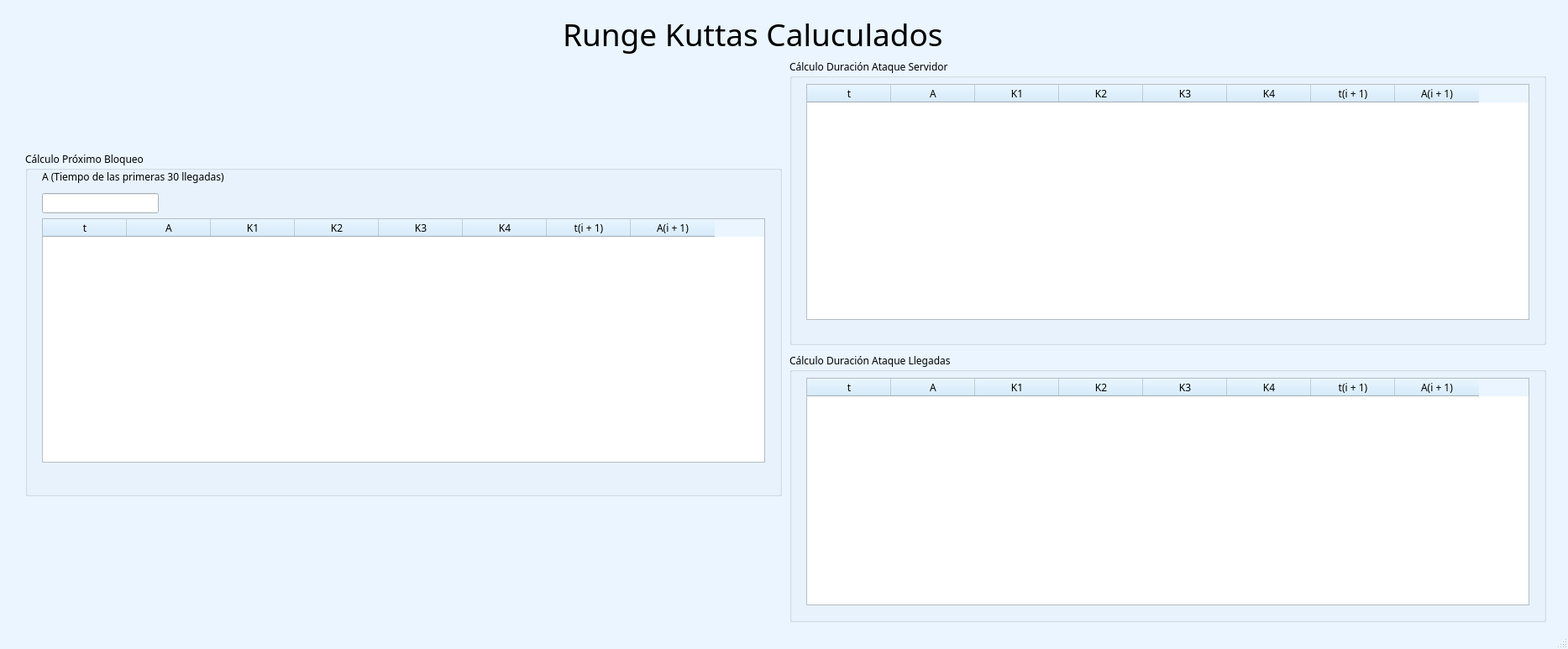
<?xml version="1.0" encoding="UTF-8"?>
<ui version="4.0">
 <class>MainWindow</class>
 <widget class="QMainWindow" name="MainWindow">
  <property name="geometry">
   <rect>
    <x>0</x>
    <y>0</y>
    <width>1867</width>
    <height>773</height>
   </rect>
  </property>
  <property name="minimumSize">
   <size>
    <width>1200</width>
    <height>773</height>
   </size>
  </property>
  <property name="maximumSize">
   <size>
    <width>16777215</width>
    <height>9999999</height>
   </size>
  </property>
  <property name="palette">
   <palette>
    <active>
     <colorrole role="WindowText">
      <brush brushstyle="SolidPattern">
       <color alpha="255">
        <red>0</red>
        <green>0</green>
        <blue>0</blue>
       </color>
      </brush>
     </colorrole>
     <colorrole role="Button">
      <brush brushstyle="SolidPattern">
       <color alpha="255">
        <red>206</red>
        <green>234</green>
        <blue>255</blue>
       </color>
      </brush>
     </colorrole>
     <colorrole role="Light">
      <brush brushstyle="SolidPattern">
       <color alpha="255">
        <red>255</red>
        <green>255</green>
        <blue>255</blue>
       </color>
      </brush>
     </colorrole>
     <colorrole role="Midlight">
      <brush brushstyle="SolidPattern">
       <color alpha="255">
        <red>211</red>
        <green>222</green>
        <blue>227</blue>
       </color>
      </brush>
     </colorrole>
     <colorrole role="Dark">
      <brush brushstyle="SolidPattern">
       <color alpha="255">
        <red>103</red>
        <green>117</green>
        <blue>127</blue>
       </color>
      </brush>
     </colorrole>
     <colorrole role="Mid">
      <brush brushstyle="SolidPattern">
       <color alpha="255">
        <red>208</red>
        <green>221</green>
        <blue>239</blue>
       </color>
      </brush>
     </colorrole>
     <colorrole role="Text">
      <brush brushstyle="SolidPattern">
       <color alpha="255">
        <red>0</red>
        <green>0</green>
        <blue>0</blue>
       </color>
      </brush>
     </colorrole>
     <colorrole role="BrightText">
      <brush brushstyle="SolidPattern">
       <color alpha="255">
        <red>255</red>
        <green>255</green>
        <blue>255</blue>
       </color>
      </brush>
     </colorrole>
     <colorrole role="ButtonText">
      <brush brushstyle="SolidPattern">
       <color alpha="255">
        <red>0</red>
        <green>0</green>
        <blue>0</blue>
       </color>
      </brush>
     </colorrole>
     <colorrole role="Base">
      <brush brushstyle="SolidPattern">
       <color alpha="255">
        <red>255</red>
        <green>255</green>
        <blue>255</blue>
       </color>
      </brush>
     </colorrole>
     <colorrole role="Window">
      <brush brushstyle="SolidPattern">
       <color alpha="255">
        <red>234</red>
        <green>245</green>
        <blue>255</blue>
       </color>
      </brush>
     </colorrole>
     <colorrole role="Shadow">
      <brush brushstyle="SolidPattern">
       <color alpha="255">
        <red>0</red>
        <green>0</green>
        <blue>0</blue>
       </color>
      </brush>
     </colorrole>
     <colorrole role="AlternateBase">
      <brush brushstyle="SolidPattern">
       <color alpha="255">
        <red>230</red>
        <green>244</green>
        <blue>255</blue>
       </color>
      </brush>
     </colorrole>
     <colorrole role="ToolTipBase">
      <brush brushstyle="SolidPattern">
       <color alpha="255">
        <red>255</red>
        <green>255</green>
        <blue>220</blue>
       </color>
      </brush>
     </colorrole>
     <colorrole role="ToolTipText">
      <brush brushstyle="SolidPattern">
       <color alpha="255">
        <red>0</red>
        <green>0</green>
        <blue>0</blue>
       </color>
      </brush>
     </colorrole>
    </active>
    <inactive>
     <colorrole role="WindowText">
      <brush brushstyle="SolidPattern">
       <color alpha="255">
        <red>0</red>
        <green>0</green>
        <blue>0</blue>
       </color>
      </brush>
     </colorrole>
     <colorrole role="Button">
      <brush brushstyle="SolidPattern">
       <color alpha="255">
        <red>206</red>
        <green>234</green>
        <blue>255</blue>
       </color>
      </brush>
     </colorrole>
     <colorrole role="Light">
      <brush brushstyle="SolidPattern">
       <color alpha="255">
        <red>255</red>
        <green>255</green>
        <blue>255</blue>
       </color>
      </brush>
     </colorrole>
     <colorrole role="Midlight">
      <brush brushstyle="SolidPattern">
       <color alpha="255">
        <red>211</red>
        <green>222</green>
        <blue>227</blue>
       </color>
      </brush>
     </colorrole>
     <colorrole role="Dark">
      <brush brushstyle="SolidPattern">
       <color alpha="255">
        <red>103</red>
        <green>117</green>
        <blue>127</blue>
       </color>
      </brush>
     </colorrole>
     <colorrole role="Mid">
      <brush brushstyle="SolidPattern">
       <color alpha="255">
        <red>208</red>
        <green>221</green>
        <blue>239</blue>
       </color>
      </brush>
     </colorrole>
     <colorrole role="Text">
      <brush brushstyle="SolidPattern">
       <color alpha="255">
        <red>0</red>
        <green>0</green>
        <blue>0</blue>
       </color>
      </brush>
     </colorrole>
     <colorrole role="BrightText">
      <brush brushstyle="SolidPattern">
       <color alpha="255">
        <red>255</red>
        <green>255</green>
        <blue>255</blue>
       </color>
      </brush>
     </colorrole>
     <colorrole role="ButtonText">
      <brush brushstyle="SolidPattern">
       <color alpha="255">
        <red>0</red>
        <green>0</green>
        <blue>0</blue>
       </color>
      </brush>
     </colorrole>
     <colorrole role="Base">
      <brush brushstyle="SolidPattern">
       <color alpha="255">
        <red>255</red>
        <green>255</green>
        <blue>255</blue>
       </color>
      </brush>
     </colorrole>
     <colorrole role="Window">
      <brush brushstyle="SolidPattern">
       <color alpha="255">
        <red>234</red>
        <green>245</green>
        <blue>255</blue>
       </color>
      </brush>
     </colorrole>
     <colorrole role="Shadow">
      <brush brushstyle="SolidPattern">
       <color alpha="255">
        <red>0</red>
        <green>0</green>
        <blue>0</blue>
       </color>
      </brush>
     </colorrole>
     <colorrole role="AlternateBase">
      <brush brushstyle="SolidPattern">
       <color alpha="255">
        <red>230</red>
        <green>244</green>
        <blue>255</blue>
       </color>
      </brush>
     </colorrole>
     <colorrole role="ToolTipBase">
      <brush brushstyle="SolidPattern">
       <color alpha="255">
        <red>255</red>
        <green>255</green>
        <blue>220</blue>
       </color>
      </brush>
     </colorrole>
     <colorrole role="ToolTipText">
      <brush brushstyle="SolidPattern">
       <color alpha="255">
        <red>0</red>
        <green>0</green>
        <blue>0</blue>
       </color>
      </brush>
     </colorrole>
    </inactive>
    <disabled>
     <colorrole role="WindowText">
      <brush brushstyle="SolidPattern">
       <color alpha="255">
        <red>103</red>
        <green>117</green>
        <blue>127</blue>
       </color>
      </brush>
     </colorrole>
     <colorrole role="Button">
      <brush brushstyle="SolidPattern">
       <color alpha="255">
        <red>206</red>
        <green>234</green>
        <blue>255</blue>
       </color>
      </brush>
     </colorrole>
     <colorrole role="Light">
      <brush brushstyle="SolidPattern">
       <color alpha="255">
        <red>255</red>
        <green>255</green>
        <blue>255</blue>
       </color>
      </brush>
     </colorrole>
     <colorrole role="Midlight">
      <brush brushstyle="SolidPattern">
       <color alpha="255">
        <red>211</red>
        <green>222</green>
        <blue>227</blue>
       </color>
      </brush>
     </colorrole>
     <colorrole role="Dark">
      <brush brushstyle="SolidPattern">
       <color alpha="255">
        <red>103</red>
        <green>117</green>
        <blue>127</blue>
       </color>
      </brush>
     </colorrole>
     <colorrole role="Mid">
      <brush brushstyle="SolidPattern">
       <color alpha="255">
        <red>208</red>
        <green>221</green>
        <blue>239</blue>
       </color>
      </brush>
     </colorrole>
     <colorrole role="Text">
      <brush brushstyle="SolidPattern">
       <color alpha="255">
        <red>103</red>
        <green>117</green>
        <blue>127</blue>
       </color>
      </brush>
     </colorrole>
     <colorrole role="BrightText">
      <brush brushstyle="SolidPattern">
       <color alpha="255">
        <red>255</red>
        <green>255</green>
        <blue>255</blue>
       </color>
      </brush>
     </colorrole>
     <colorrole role="ButtonText">
      <brush brushstyle="SolidPattern">
       <color alpha="255">
        <red>103</red>
        <green>117</green>
        <blue>127</blue>
       </color>
      </brush>
     </colorrole>
     <colorrole role="Base">
      <brush brushstyle="SolidPattern">
       <color alpha="255">
        <red>234</red>
        <green>245</green>
        <blue>255</blue>
       </color>
      </brush>
     </colorrole>
     <colorrole role="Window">
      <brush brushstyle="SolidPattern">
       <color alpha="255">
        <red>234</red>
        <green>245</green>
        <blue>255</blue>
       </color>
      </brush>
     </colorrole>
     <colorrole role="Shadow">
      <brush brushstyle="SolidPattern">
       <color alpha="255">
        <red>0</red>
        <green>0</green>
        <blue>0</blue>
       </color>
      </brush>
     </colorrole>
     <colorrole role="AlternateBase">
      <brush brushstyle="SolidPattern">
       <color alpha="255">
        <red>206</red>
        <green>234</green>
        <blue>255</blue>
       </color>
      </brush>
     </colorrole>
     <colorrole role="ToolTipBase">
      <brush brushstyle="SolidPattern">
       <color alpha="255">
        <red>255</red>
        <green>255</green>
        <blue>220</blue>
       </color>
      </brush>
     </colorrole>
     <colorrole role="ToolTipText">
      <brush brushstyle="SolidPattern">
       <color alpha="255">
        <red>0</red>
        <green>0</green>
        <blue>0</blue>
       </color>
      </brush>
     </colorrole>
    </disabled>
   </palette>
  </property>
  <property name="windowTitle">
   <string>Muestra del Runge Kutta - Simulación Control de Aviones</string>
  </property>
  <property name="windowIcon">
   <iconset>
    <normaloff>../imagenes/plane.png</normaloff>../imagenes/plane.png</iconset>
  </property>
  <widget class="QWidget" name="centralwidget">
   <widget class="QLabel" name="label_13">
    <property name="geometry">
     <rect>
      <x>670</x>
      <y>10</y>
      <width>661</width>
      <height>61</height>
     </rect>
    </property>
    <property name="font">
     <font>
      <family>Berlin Sans FB</family>
      <pointsize>28</pointsize>
     </font>
    </property>
    <property name="text">
     <string>Runge Kuttas Caluculados</string>
    </property>
   </widget>
   <widget class="QGroupBox" name="groupBox">
    <property name="geometry">
     <rect>
      <x>30</x>
      <y>180</y>
      <width>901</width>
      <height>411</height>
     </rect>
    </property>
    <property name="font">
     <font>
      <family>Berlin Sans FB</family>
      <pointsize>9</pointsize>
     </font>
    </property>
    <property name="title">
     <string>Cálculo Próximo Bloqueo</string>
    </property>
    <widget class="QTableWidget" name="tblLlegadaAtaque">
     <property name="geometry">
      <rect>
       <x>20</x>
       <y>80</y>
       <width>861</width>
       <height>291</height>
      </rect>
     </property>
     <column>
      <property name="text">
       <string>t</string>
      </property>
     </column>
     <column>
      <property name="text">
       <string>A</string>
      </property>
     </column>
     <column>
      <property name="text">
       <string>K1</string>
      </property>
     </column>
     <column>
      <property name="text">
       <string>K2</string>
      </property>
     </column>
     <column>
      <property name="text">
       <string>K3</string>
      </property>
     </column>
     <column>
      <property name="text">
       <string>K4</string>
      </property>
     </column>
     <column>
      <property name="text">
       <string>t(i + 1)</string>
      </property>
     </column>
     <column>
      <property name="text">
       <string>A(i + 1)</string>
      </property>
     </column>
    </widget>
    <widget class="QLineEdit" name="txtA">
     <property name="geometry">
      <rect>
       <x>20</x>
       <y>50</y>
       <width>139</width>
       <height>24</height>
      </rect>
     </property>
     <property name="text">
      <string/>
     </property>
     <property name="readOnly">
      <bool>true</bool>
     </property>
    </widget>
    <widget class="QLabel" name="label_14">
     <property name="geometry">
      <rect>
       <x>20</x>
       <y>20</y>
       <width>301</width>
       <height>21</height>
      </rect>
     </property>
     <property name="font">
      <font>
       <family>Berlin Sans FB</family>
       <pointsize>9</pointsize>
      </font>
     </property>
     <property name="text">
      <string>A (Tiempo de las primeras 30 llegadas)</string>
     </property>
    </widget>
   </widget>
   <widget class="QGroupBox" name="groupBox_2">
    <property name="geometry">
     <rect>
      <x>940</x>
      <y>70</y>
      <width>901</width>
      <height>341</height>
     </rect>
    </property>
    <property name="font">
     <font>
      <family>Berlin Sans FB</family>
      <pointsize>9</pointsize>
     </font>
    </property>
    <property name="title">
     <string>Cálculo Duración Ataque Servidor</string>
    </property>
    <widget class="QTableWidget" name="tblDuracionBloqueo">
     <property name="geometry">
      <rect>
       <x>20</x>
       <y>30</y>
       <width>861</width>
       <height>281</height>
      </rect>
     </property>
     <column>
      <property name="text">
       <string>t</string>
      </property>
     </column>
     <column>
      <property name="text">
       <string>A</string>
      </property>
     </column>
     <column>
      <property name="text">
       <string>K1</string>
      </property>
     </column>
     <column>
      <property name="text">
       <string>K2</string>
      </property>
     </column>
     <column>
      <property name="text">
       <string>K3</string>
      </property>
     </column>
     <column>
      <property name="text">
       <string>K4</string>
      </property>
     </column>
     <column>
      <property name="text">
       <string>t(i + 1)</string>
      </property>
     </column>
     <column>
      <property name="text">
       <string>A(i + 1)</string>
      </property>
     </column>
    </widget>
   </widget>
   <widget class="QGroupBox" name="groupBox_3">
    <property name="geometry">
     <rect>
      <x>940</x>
      <y>420</y>
      <width>901</width>
      <height>321</height>
     </rect>
    </property>
    <property name="font">
     <font>
      <family>Berlin Sans FB</family>
      <pointsize>9</pointsize>
     </font>
    </property>
    <property name="title">
     <string>Cálculo Duración Ataque Llegadas</string>
    </property>
    <widget class="QTableWidget" name="tblDuracionAtaqueServ">
     <property name="geometry">
      <rect>
       <x>20</x>
       <y>30</y>
       <width>861</width>
       <height>271</height>
      </rect>
     </property>
     <column>
      <property name="text">
       <string>t</string>
      </property>
     </column>
     <column>
      <property name="text">
       <string>A</string>
      </property>
     </column>
     <column>
      <property name="text">
       <string>K1</string>
      </property>
     </column>
     <column>
      <property name="text">
       <string>K2</string>
      </property>
     </column>
     <column>
      <property name="text">
       <string>K3</string>
      </property>
     </column>
     <column>
      <property name="text">
       <string>K4</string>
      </property>
     </column>
     <column>
      <property name="text">
       <string>t(i + 1)</string>
      </property>
     </column>
     <column>
      <property name="text">
       <string>A(i + 1)</string>
      </property>
     </column>
    </widget>
   </widget>
   <zorder>groupBox</zorder>
   <zorder>groupBox_3</zorder>
   <zorder>groupBox_2</zorder>
   <zorder>label_13</zorder>
  </widget>
  <widget class="QStatusBar" name="statusbar"/>
 </widget>
 <resources/>
 <connections/>
</ui>
